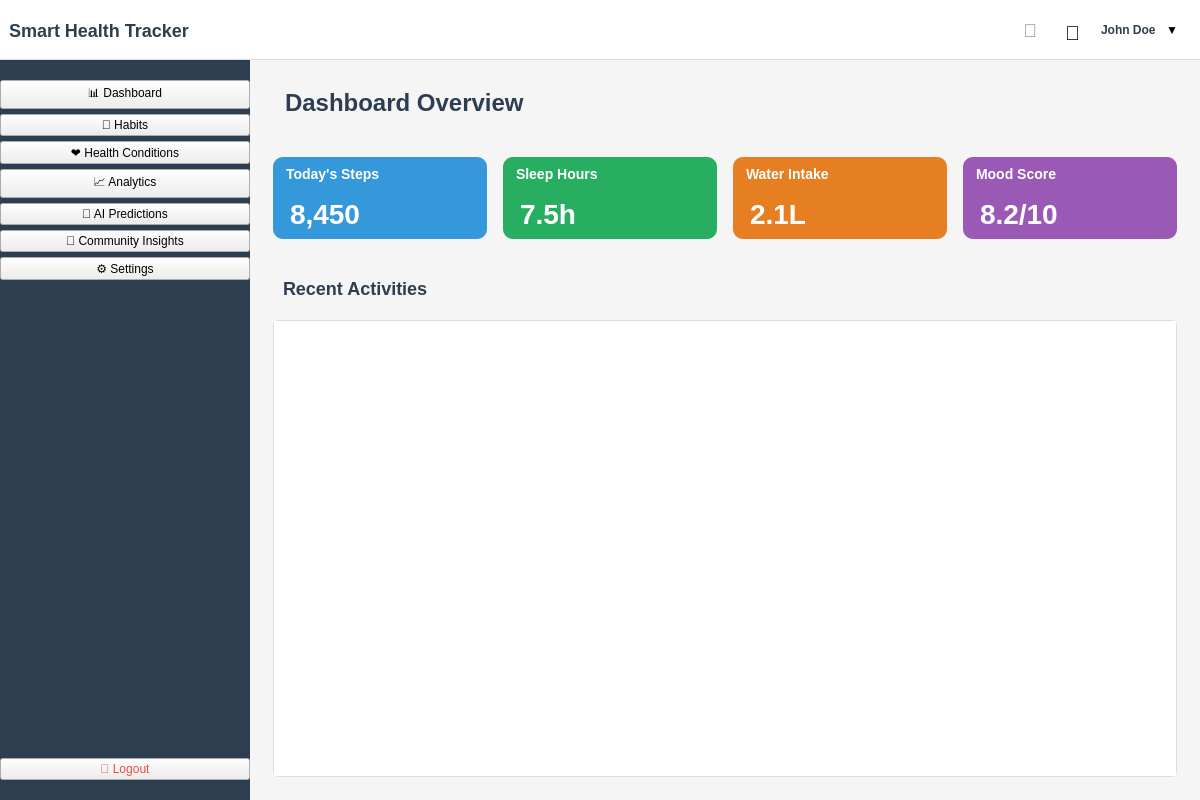
<?xml version="1.0" encoding="UTF-8"?>
<ui version="4.0">
 <class>EnhancedDashboard</class>
 <widget class="QMainWindow" name="EnhancedDashboard">
  <property name="geometry">
   <rect>
    <x>0</x>
    <y>0</y>
    <width>1200</width>
    <height>800</height>
   </rect>
  </property>
  <property name="windowTitle">
   <string>Smart Health Tracker - Dashboard</string>
  </property>
  <property name="styleSheet">
   <string notr="true">
QMainWindow {
    background-color: #f5f5f5;
}

/* Left Navigation Menu */
#leftNavWidget {
    background-color: #2c3e50;
    border: none;
}

QPushButton#navButton {
    color: white;
    background-color: transparent;
    border: none;
    padding: 15px 20px;
    text-align: left;
    font-size: 14px;
    font-weight: bold;
}

QPushButton#navButton:hover {
    background-color: #34495e;
}

QPushButton#navButton:pressed {
    background-color: #3498db;
}

/* Top Navigation Bar */
#topNavWidget {
    background-color: white;
    border-bottom: 1px solid #ddd;
}

/* Profile Section */
#profileSection {
    background-color: white;
    border-radius: 5px;
    margin: 5px;
}

/* Content Area */
#contentArea {
    background-color: white;
    border-radius: 5px;
    margin: 10px;
}

/* Notification Bell */
#notificationButton {
    background-color: transparent;
    border: none;
    font-size: 18px;
    color: #7f8c8d;
}

#notificationButton:hover {
    color: #3498db;
}
   </string>
  </property>
  
  <!-- Top Navigation Bar -->
  <widget class="QWidget" name="centralwidget">
   <layout class="QVBoxLayout" name="mainLayout" stretch="0,1">
    <property name="spacing">
     <number>0</number>
    </property>
    <property name="leftMargin">
     <number>0</number>
    </property>
    <property name="topMargin">
     <number>0</number>
    </property>
    <property name="rightMargin">
     <number>0</number>
    </property>
    <property name="bottomMargin">
     <number>0</number>
    </property>
    
    <!-- Top Navigation Bar -->
    <item>
     <widget class="QWidget" name="topNavWidget">
      <property name="minimumSize">
       <size>
        <width>0</width>
        <height>60</height>
       </size>
      </property>
      <property name="maximumSize">
       <size>
        <width>16777215</width>
        <height>60</height>
       </size>
      </property>
      <layout class="QHBoxLayout" name="topNavLayout">
       <item>
        <widget class="QLabel" name="appTitleLabel">
         <property name="text">
          <string>Smart Health Tracker</string>
         </property>
         <property name="styleSheet">
          <string notr="true">font-size: 18px; font-weight: bold; color: #2c3e50;</string>
         </property>
        </widget>
       </item>
       <item>
        <spacer name="topNavSpacer">
         <property name="orientation">
          <enum>Qt::Horizontal</enum>
         </property>
         <property name="sizeHint" stdset="0">
          <size>
           <width>40</width>
           <height>20</height>
          </size>
         </property>
        </spacer>
       </item>
       
       <!-- Notifications -->
       <item>
        <widget class="QPushButton" name="notificationButton">
         <property name="text">
          <string>🔔</string>
         </property>
         <property name="minimumSize">
          <size>
           <width>40</width>
           <height>40</height>
          </size>
         </property>
         <property name="maximumSize">
          <size>
           <width>40</width>
           <height>40</height>
          </size>
         </property>
        </widget>
       </item>
       
       <!-- Profile Dropdown -->
       <item>
        <widget class="QWidget" name="profileSection">
         <layout class="QHBoxLayout" name="profileLayout">
          <item>
           <widget class="QLabel" name="userAvatarLabel">
            <property name="text">
             <string>👤</string>
            </property>
            <property name="minimumSize">
             <size>
              <width>30</width>
              <height>30</height>
             </size>
            </property>
            <property name="styleSheet">
             <string notr="true">font-size: 20px;</string>
            </property>
           </widget>
          </item>
          <item>
           <widget class="QLabel" name="userNameLabel">
            <property name="text">
             <string>John Doe</string>
            </property>
            <property name="styleSheet">
             <string notr="true">font-weight: bold; color: #2c3e50;</string>
            </property>
           </widget>
          </item>
          <item>
           <widget class="QPushButton" name="profileDropdownButton">
            <property name="text">
             <string>▼</string>
            </property>
            <property name="minimumSize">
             <size>
              <width>20</width>
              <height>20</height>
             </size>
            </property>
            <property name="maximumSize">
             <size>
              <width>20</width>
              <height>20</height>
             </size>
            </property>
            <property name="styleSheet">
             <string notr="true">border: none; background: transparent;</string>
            </property>
           </widget>
          </item>
         </layout>
        </widget>
       </item>
      </layout>
     </widget>
    </item>
    
    <!-- Main Content Area -->
    <item>
     <widget class="QWidget" name="mainContentWidget">
      <layout class="QHBoxLayout" name="mainContentLayout" stretch="0,1">
       <property name="spacing">
        <number>0</number>
       </property>
       <property name="leftMargin">
        <number>0</number>
       </property>
       <property name="topMargin">
        <number>0</number>
       </property>
       <property name="rightMargin">
        <number>0</number>
       </property>
       <property name="bottomMargin">
        <number>0</number>
       </property>
       
       <!-- Left Navigation Menu -->
       <item>
        <widget class="QWidget" name="leftNavWidget">
         <property name="minimumSize">
          <size>
           <width>250</width>
           <height>0</height>
          </size>
         </property>
         <property name="maximumSize">
          <size>
           <width>250</width>
           <height>16777215</height>
          </size>
         </property>
         <layout class="QVBoxLayout" name="leftNavLayout">
          <property name="spacing">
           <number>5</number>
          </property>
          <property name="leftMargin">
           <number>0</number>
          </property>
          <property name="topMargin">
           <number>20</number>
          </property>
          <property name="rightMargin">
           <number>0</number>
          </property>
          <property name="bottomMargin">
           <number>20</number>
          </property>
          
          <item>
           <widget class="QPushButton" name="dashboardNavButton">
            <property name="text">
             <string>📊 Dashboard</string>
            </property>
            <property name="objectName">
             <string>navButton</string>
            </property>
           </widget>
          </item>
          
          <item>
           <widget class="QPushButton" name="habitsNavButton">
            <property name="text">
             <string>💪 Habits</string>
            </property>
            <property name="objectName">
             <string>navButton</string>
            </property>
           </widget>
          </item>
          
          <item>
           <widget class="QPushButton" name="healthConditionsNavButton">
            <property name="text">
             <string>❤️ Health Conditions</string>
            </property>
            <property name="objectName">
             <string>navButton</string>
            </property>
           </widget>
          </item>
          
          <item>
           <widget class="QPushButton" name="analyticsNavButton">
            <property name="text">
             <string>📈 Analytics</string>
            </property>
            <property name="objectName">
             <string>navButton</string>
            </property>
           </widget>
          </item>
          
          <item>
           <widget class="QPushButton" name="aiPredictionsNavButton">
            <property name="text">
             <string>🤖 AI Predictions</string>
            </property>
            <property name="objectName">
             <string>navButton</string>
            </property>
           </widget>
          </item>
          
          <item>
           <widget class="QPushButton" name="communityNavButton">
            <property name="text">
             <string>👥 Community Insights</string>
            </property>
            <property name="objectName">
             <string>navButton</string>
            </property>
           </widget>
          </item>
          
          <item>
           <widget class="QPushButton" name="settingsNavButton">
            <property name="text">
             <string>⚙️ Settings</string>
            </property>
            <property name="objectName">
             <string>navButton</string>
            </property>
           </widget>
          </item>
          
          <item>
           <spacer name="leftNavSpacer">
            <property name="orientation">
             <enum>Qt::Vertical</enum>
            </property>
            <property name="sizeHint" stdset="0">
             <size>
              <width>20</width>
              <height>40</height>
             </size>
            </property>
           </spacer>
          </item>
          
          <item>
           <widget class="QPushButton" name="logoutNavButton">
            <property name="text">
             <string>🚪 Logout</string>
            </property>
            <property name="objectName">
             <string>navButton</string>
            </property>
            <property name="styleSheet">
             <string notr="true">color: #e74c3c;</string>
            </property>
           </widget>
          </item>
         </layout>
        </widget>
       </item>
       
       <!-- Content Area -->
       <item>
        <widget class="QStackedWidget" name="contentStackedWidget">
         <property name="currentIndex">
          <number>0</number>
         </property>
         
         <!-- Dashboard Page -->
         <widget class="QWidget" name="dashboardPage">
          <layout class="QVBoxLayout" name="dashboardLayout">
           <item>
            <widget class="QLabel" name="pageTitle">
             <property name="text">
              <string>Dashboard Overview</string>
             </property>
             <property name="styleSheet">
              <string notr="true">font-size: 24px; font-weight: bold; color: #2c3e50; margin: 20px;</string>
             </property>
            </widget>
           </item>
           
           <!-- Quick Stats -->
           <item>
            <widget class="QWidget" name="quickStatsWidget">
             <layout class="QHBoxLayout" name="quickStatsLayout">
              <item>
               <widget class="QWidget" name="statCard1">
                <property name="styleSheet">
                 <string notr="true">background-color: #3498db; border-radius: 10px; margin: 5px;</string>
                </property>
                <layout class="QVBoxLayout" name="statCard1Layout">
                 <item>
                  <widget class="QLabel" name="statCard1Title">
                   <property name="text">
                    <string>Today's Steps</string>
                   </property>
                   <property name="styleSheet">
                    <string notr="true">color: white; font-weight: bold; font-size: 14px;</string>
                   </property>
                  </widget>
                 </item>
                 <item>
                  <widget class="QLabel" name="statCard1Value">
                   <property name="text">
                    <string>8,450</string>
                   </property>
                   <property name="styleSheet">
                    <string notr="true">color: white; font-size: 28px; font-weight: bold;</string>
                   </property>
                  </widget>
                 </item>
                </layout>
               </widget>
              </item>
              
              <item>
               <widget class="QWidget" name="statCard2">
                <property name="styleSheet">
                 <string notr="true">background-color: #27ae60; border-radius: 10px; margin: 5px;</string>
                </property>
                <layout class="QVBoxLayout" name="statCard2Layout">
                 <item>
                  <widget class="QLabel" name="statCard2Title">
                   <property name="text">
                    <string>Sleep Hours</string>
                   </property>
                   <property name="styleSheet">
                    <string notr="true">color: white; font-weight: bold; font-size: 14px;</string>
                   </property>
                  </widget>
                 </item>
                 <item>
                  <widget class="QLabel" name="statCard2Value">
                   <property name="text">
                    <string>7.5h</string>
                   </property>
                   <property name="styleSheet">
                    <string notr="true">color: white; font-size: 28px; font-weight: bold;</string>
                   </property>
                  </widget>
                 </item>
                </layout>
               </widget>
              </item>
              
              <item>
               <widget class="QWidget" name="statCard3">
                <property name="styleSheet">
                 <string notr="true">background-color: #e67e22; border-radius: 10px; margin: 5px;</string>
                </property>
                <layout class="QVBoxLayout" name="statCard3Layout">
                 <item>
                  <widget class="QLabel" name="statCard3Title">
                   <property name="text">
                    <string>Water Intake</string>
                   </property>
                   <property name="styleSheet">
                    <string notr="true">color: white; font-weight: bold; font-size: 14px;</string>
                   </property>
                  </widget>
                 </item>
                 <item>
                  <widget class="QLabel" name="statCard3Value">
                   <property name="text">
                    <string>2.1L</string>
                   </property>
                   <property name="styleSheet">
                    <string notr="true">color: white; font-size: 28px; font-weight: bold;</string>
                   </property>
                  </widget>
                 </item>
                </layout>
               </widget>
              </item>
              
              <item>
               <widget class="QWidget" name="statCard4">
                <property name="styleSheet">
                 <string notr="true">background-color: #9b59b6; border-radius: 10px; margin: 5px;</string>
                </property>
                <layout class="QVBoxLayout" name="statCard4Layout">
                 <item>
                  <widget class="QLabel" name="statCard4Title">
                   <property name="text">
                    <string>Mood Score</string>
                   </property>
                   <property name="styleSheet">
                    <string notr="true">color: white; font-weight: bold; font-size: 14px;</string>
                   </property>
                  </widget>
                 </item>
                 <item>
                  <widget class="QLabel" name="statCard4Value">
                   <property name="text">
                    <string>8.2/10</string>
                   </property>
                   <property name="styleSheet">
                    <string notr="true">color: white; font-size: 28px; font-weight: bold;</string>
                   </property>
                  </widget>
                 </item>
                </layout>
               </widget>
              </item>
             </layout>
            </widget>
           </item>
           
           <!-- Recent Activities -->
           <item>
            <widget class="QWidget" name="recentActivitiesWidget">
             <layout class="QVBoxLayout" name="recentActivitiesLayout">
              <item>
               <widget class="QLabel" name="recentActivitiesTitle">
                <property name="text">
                 <string>Recent Activities</string>
                </property>
                <property name="styleSheet">
                 <string notr="true">font-size: 18px; font-weight: bold; color: #2c3e50; margin: 10px;</string>
                </property>
               </widget>
              </item>
              <item>
               <widget class="QListWidget" name="recentActivitiesList">
                <property name="styleSheet">
                 <string notr="true">border: 1px solid #ddd; border-radius: 5px; margin: 5px;</string>
                </property>
               </widget>
              </item>
             </layout>
            </widget>
           </item>
          </layout>
         </widget>
         
         <!-- Habits Page -->
         <widget class="QWidget" name="habitsPage">
          <layout class="QVBoxLayout" name="habitsLayout">
           <item>
            <widget class="QLabel" name="habitsPageTitle">
             <property name="text">
              <string>Habits Management</string>
             </property>
             <property name="styleSheet">
              <string notr="true">font-size: 24px; font-weight: bold; color: #2c3e50; margin: 20px;</string>
             </property>
            </widget>
           </item>
           
           <!-- Habits content will be added here -->
           <item>
            <widget class="QTabWidget" name="habitsTabWidget">
             <widget class="QWidget" name="sleepTab">
              <attribute name="title">
               <string>Sleep</string>
              </attribute>
              <layout class="QVBoxLayout" name="sleepLayout">
               <item>
                <widget class="QLabel" name="sleepLabel">
                 <property name="text">
                  <string>Sleep tracking and management</string>
                 </property>
                </widget>
               </item>
              </layout>
             </widget>
             
             <widget class="QWidget" name="exerciseTab">
              <attribute name="title">
               <string>Exercise</string>
              </attribute>
              <layout class="QVBoxLayout" name="exerciseLayout">
               <item>
                <widget class="QLabel" name="exerciseLabel">
                 <property name="text">
                  <string>Exercise tracking and goals</string>
                 </property>
                </widget>
               </item>
              </layout>
             </widget>
             
             <widget class="QWidget" name="mealTab">
              <attribute name="title">
               <string>Meal Logs</string>
              </attribute>
              <layout class="QVBoxLayout" name="mealLayout">
               <item>
                <widget class="QLabel" name="mealLabel">
                 <property name="text">
                  <string>Meal tracking and nutrition</string>
                 </property>
                </widget>
               </item>
              </layout>
             </widget>
            </widget>
           </item>
          </layout>
         </widget>
         
         <!-- Health Conditions Page -->
         <widget class="QWidget" name="healthConditionsPage">
          <layout class="QVBoxLayout" name="healthConditionsLayout">
           <item>
            <widget class="QLabel" name="healthConditionsPageTitle">
             <property name="text">
              <string>Health Conditions Monitoring</string>
             </property>
             <property name="styleSheet">
              <string notr="true">font-size: 24px; font-weight: bold; color: #2c3e50; margin: 20px;</string>
             </property>
            </widget>
           </item>
           
           <item>
            <widget class="QTabWidget" name="healthConditionsTabWidget">
             <widget class="QWidget" name="bloodPressureTab">
              <attribute name="title">
               <string>Blood Pressure</string>
              </attribute>
              <layout class="QVBoxLayout" name="bpLayout">
               <item>
                <widget class="QLabel" name="bpLabel">
                 <property name="text">
                  <string>Blood Pressure monitoring and history</string>
                 </property>
                </widget>
               </item>
              </layout>
             </widget>
             
             <widget class="QWidget" name="bloodSugarTab">
              <attribute name="title">
               <string>Blood Sugar</string>
              </attribute>
              <layout class="QVBoxLayout" name="sugarLayout">
               <item>
                <widget class="QLabel" name="sugarLabel">
                 <property name="text">
                  <string>Blood Sugar level tracking</string>
                 </property>
                </widget>
               </item>
              </layout>
             </widget>
             
             <widget class="QWidget" name="stressTab">
              <attribute name="title">
               <string>Stress Level</string>
              </attribute>
              <layout class="QVBoxLayout" name="stressLayout">
               <item>
                <widget class="QLabel" name="stressLabel">
                 <property name="text">
                  <string>Stress level monitoring and management</string>
                 </property>
                </widget>
               </item>
              </layout>
             </widget>
            </widget>
           </item>
          </layout>
         </widget>
         
         <!-- Analytics Page -->
         <widget class="QWidget" name="analyticsPage">
          <layout class="QVBoxLayout" name="analyticsLayout">
           <item>
            <widget class="QLabel" name="analyticsPageTitle">
             <property name="text">
              <string>Health Analytics</string>
             </property>
             <property name="styleSheet">
              <string notr="true">font-size: 24px; font-weight: bold; color: #2c3e50; margin: 20px;</string>
             </property>
            </widget>
           </item>
           <item>
            <widget class="QLabel" name="analyticsContent">
             <property name="text">
              <string>Charts and graphs showing health trends and patterns</string>
             </property>
            </widget>
           </item>
          </layout>
         </widget>
         
         <!-- AI Predictions Page -->
         <widget class="QWidget" name="aiPredictionsPage">
          <layout class="QVBoxLayout" name="aiPredictionsLayout">
           <item>
            <widget class="QLabel" name="aiPredictionsPageTitle">
             <property name="text">
              <string>AI Health Predictions</string>
             </property>
             <property name="styleSheet">
              <string notr="true">font-size: 24px; font-weight: bold; color: #2c3e50; margin: 20px;</string>
             </property>
            </widget>
           </item>
           <item>
            <widget class="QLabel" name="aiPredictionsContent">
             <property name="text">
              <string>AI-powered health predictions and recommendations</string>
             </property>
            </widget>
           </item>
          </layout>
         </widget>
         
         <!-- Community Insights Page -->
         <widget class="QWidget" name="communityPage">
          <layout class="QVBoxLayout" name="communityLayout">
           <item>
            <widget class="QLabel" name="communityPageTitle">
             <property name="text">
              <string>Community Insights</string>
             </property>
             <property name="styleSheet">
              <string notr="true">font-size: 24px; font-weight: bold; color: #2c3e50; margin: 20px;</string>
             </property>
            </widget>
           </item>
           <item>
            <widget class="QLabel" name="communityContent">
             <property name="text">
              <string>Community health insights and comparisons</string>
             </property>
            </widget>
           </item>
          </layout>
         </widget>
         
         <!-- Settings Page -->
         <widget class="QWidget" name="settingsPage">
          <layout class="QVBoxLayout" name="settingsLayout">
           <item>
            <widget class="QLabel" name="settingsPageTitle">
             <property name="text">
              <string>Settings</string>
             </property>
             <property name="styleSheet">
              <string notr="true">font-size: 24px; font-weight: bold; color: #2c3e50; margin: 20px;</string>
             </property>
            </widget>
           </item>
           <item>
            <widget class="QLabel" name="settingsContent">
             <property name="text">
              <string>Application settings and preferences</string>
             </property>
            </widget>
           </item>
          </layout>
         </widget>
        </widget>
       </item>
      </layout>
     </widget>
    </item>
   </layout>
  </widget>
 </widget>
</ui>
